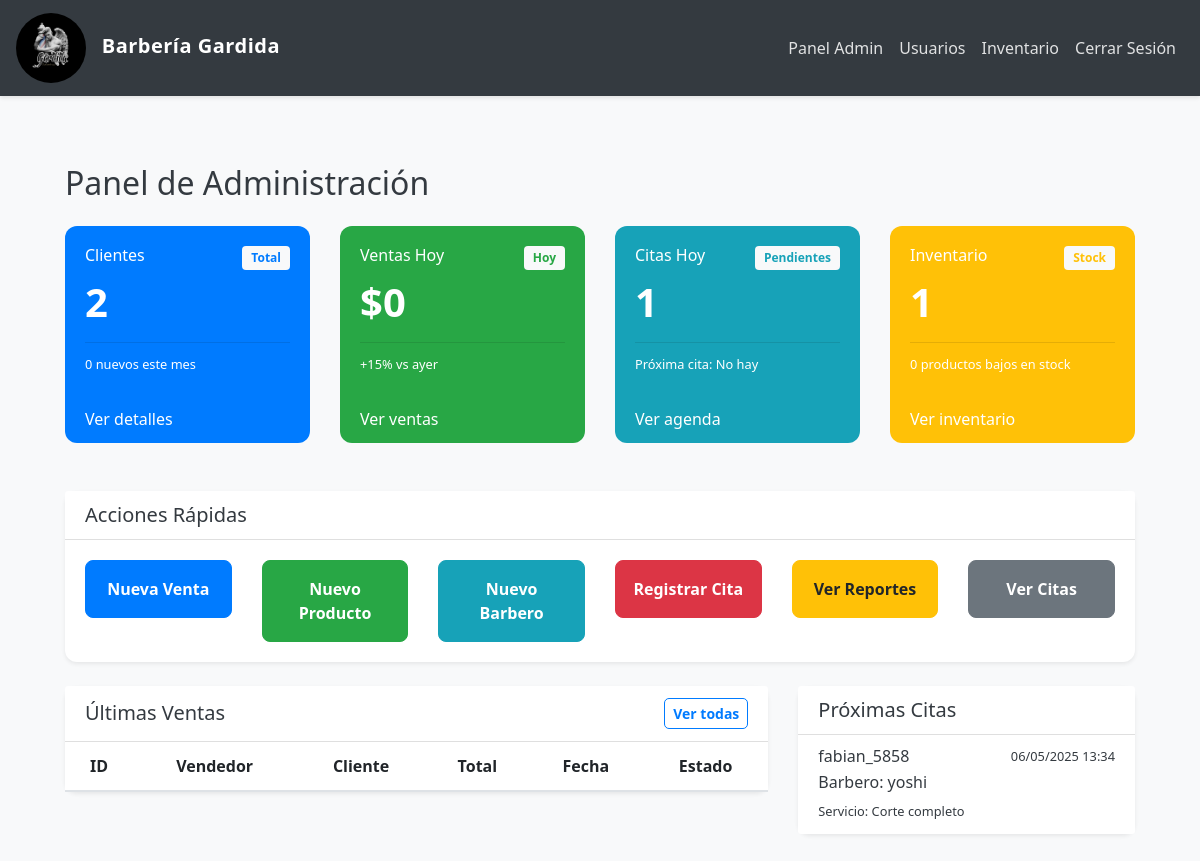
The app's page /admin/dashboard (signed in) with its own data.
### app/models.py (models this page shows, shortened)
class Cita(db.Model):
    __tablename__ = 'citas'
    id = db.Column(db.Integer, primary_key=True)
    barbero_id = db.Column(db.Integer, db.ForeignKey('barbero.id'), nullable=False)
    cliente_id = db.Column(db.Integer, db.ForeignKey('user.id'), nullable=True)  # Permite NULL para cliente general
    servicio_id = db.Column(db.Integer, db.ForeignKey('servicio.id'), nullable=False)
    admin_id = db.Column(db.Integer, db.ForeignKey('user.id'), nullable=True)  # Cambiado a user.id en lugar de admin.id
    fecha_hora = db.Column(db.DateTime, nullable=False)
    estado = db.Column(db.String(50), default='pendiente')
    notas = db.Column(db.Text)
    fecha_creacion = db.Column(db.DateTime, default=datetime.utcnow)
    barbero = db.relationship('Barbero', back_populates='citas')
    cliente = db.relationship('User', foreign_keys=[cliente_id], back_populates='citas_como_cliente')
    servicio = db.relationship('Servicio', back_populates='citas')
    administrador = db.relationship('User', foreign_keys=[admin_id])  # Relación con User en lugar de Admin

class User(UserMixin, db.Model):
    __tablename__ = 'user'
    id = db.Column(db.Integer, primary_key=True)
    username = db.Column(db.String(150), unique=True, nullable=False)
    email = db.Column(db.String(150), unique=True, nullable=False)
    nombre = db.Column(db.String(64))
    apellido = db.Column(db.String(64))
    password = db.Column(db.String(150), nullable=False)
    role = db.Column(db.String(50), nullable=False, default='cliente')
    fecha_registro = db.Column(db.DateTime, default=datetime.utcnow)
    activo = db.Column(db.Boolean, default=True)
    is_guest = db.Column(db.Boolean, default=False)
    phone = db.Column(db.String(20))
    citas_como_cliente = db.relationship('Cita',
                                      foreign_keys='Cita.cliente_id',
                                      back_populates='cliente',
                                      lazy='dynamic')
    citas_como_administrador = db.relationship('Cita',
                                            foreign_keys='Cita.admin_id',
                                            back_populates='administrador',
                                            lazy='dynamic')
    admin_profile = db.relationship('Admin',
                                 back_populates='user',
                                 uselist=False,
                                 cascade='all, delete-orphan')
    barbero_profile = db.relationship('Barbero',
                                   back_populates='user',
                                   uselist=False,
                                   cascade='all, delete-orphan')
    @property
    def is_admin(self):
        return self.role == 'admin'
    @property
    def is_barbero(self):
        return self.role == 'barbero'
    @property
    def is_cliente(self):
        return self.role == 'cliente'

class Barbero(db.Model):
    id = db.Column(db.Integer, primary_key=True)
    user_id = db.Column(db.Integer, db.ForeignKey('user.id'), nullable=False, unique=True)
    nombre = db.Column(db.String(50), nullable=False)
    apellido = db.Column(db.String(50), nullable=False)
    telefono = db.Column(db.String(20), nullable=False)
    correo = db.Column(db.String(100), nullable=False, unique=True)
    fecha_registro = db.Column(db.DateTime, default=datetime.utcnow)
    activo = db.Column(db.Boolean, default=True)
    citas = db.relationship('Cita',
                          foreign_keys='Cita.barbero_id',
                          back_populates='barbero',
                          lazy='dynamic')
    user = db.relationship('User', back_populates='barbero_profile')

class Servicio(db.Model):
    id = db.Column(db.Integer, primary_key=True)
    nombre = db.Column(db.String(100), nullable=False)
    duracion = db.Column(db.Integer, nullable=False)  # en minutos
    precio = db.Column(db.Float, nullable=False)
    descripcion = db.Column(db.Text)
    activo = db.Column(db.Boolean, default=True, nullable=False)  # Campo nuevo
    citas = db.relationship('Cita', back_populates='servicio')

### app/routes.py (the view)
@main_routes.route('/admin/dashboard')
@login_required
@admin_required
def admin_dashboard():
    total_clientes = User.query.filter_by(role='cliente').count()
    total_productos = Producto.query.count()
    citas_hoy = Cita.query.filter(Cita.fecha_hora >= datetime.today()).count()
    nuevos_clientes_mes = User.query.filter(
        User.role == 'cliente',
        User.fecha_registro >= datetime.today().replace(day=1)
    ).count()
    ventas_hoy = Sale.query.filter(
        Sale.fecha >= datetime.today()
    ).with_entities(func.sum(Sale.total)).scalar() or 0
    ultimas_ventas = Sale.query.order_by(Sale.fecha.desc()).limit(5).all()
    proximas_citas = Cita.query.filter(
        Cita.fecha_hora >= datetime.now()
    ).order_by(Cita.fecha_hora).limit(5).all()
    return render_template('admin/dashboard.html',
        total_clientes=total_clientes,
        total_productos=total_productos,
        citas_hoy=citas_hoy,
        nuevos_clientes_mes=nuevos_clientes_mes,
        ventas_hoy=ventas_hoy,
        ultimas_ventas=ultimas_ventas,
        proximas_citas=proximas_citas,
        productos_bajos_stock=Producto.query.filter(Producto.cantidad < 5).count(),
        porcentaje_ventas="+15",  # Esto deberías calcularlo comparando con el día anterior
        User=User  # Agregar el modelo User al contexto del template
    )

### app/__init__.py (called while the page is built)
def create_app():
    app = Flask(__name__)
    app.config.from_object(Config)  # Usa la configuración desde Config
    db.init_app(app)
    migrate.init_app(app, db)
    login_manager.init_app(app)
    Config.print_database_info()
    from app.routes import main_routes  # Importa blueprint de routes
    from app.auth import auth_routes  # Si tienes rutas de autenticación, importa el blueprint de auth
    app.register_blueprint(main_routes)  # Registra el blueprint de rutas
    app.register_blueprint(auth_routes)  # Registra el blueprint de autenticación
    @login_manager.user_loader
    def load_user(user_id):
        from app.models import User  # Evitar circularidad importando dentro de la función
        return User.query.get(int(user_id))
    return app

### app/routes.py (called while the page is built)
def role_required(*roles):
    def decorator(f):
        @wraps(f)
        def decorated_function(*args, **kwargs):
            if not current_user.is_authenticated or current_user.role not in roles:
                abort(403)
            return f(*args, **kwargs)
        return decorated_function
    return decorator

### app/templates/admin/dashboard.html (shortened to what this page needs)
{% extends "shared/base.html" %}
{% block content %}
<div class="container-fluid mt-4">
    <h2 class="mb-4"> Panel de Administración</h2>
    <div class="row">
        <div class="col-md-3 mb-4">
            <div class="card text-white bg-primary h-100">
                <div class="card-body">
                    <div class="d-flex justify-content-between align-items-start">
                        <div>
                            <h6 class="card-title"> Clientes</h6>
                            <h2 class="display-4">{{ total_clientes }}</h2>
                        </div>
                        <span class="badge bg-light text-primary">Total</span>
                    </div>
                    <hr class="my-2">
                    <small class="text-white">
                         {{ nuevos_clientes_mes }} nuevos este mes
                    </small>
                </div>
                <div class="card-footer bg-transparent border-0">
                    <a href="{{ url_for('main_routes.gestion_usuarios') }}?rol=cliente"
                       class="text-white">Ver detalles </a>
                </div>
            </div>
        </div>
        <div class="col-md-3 mb-4">
            <div class="card text-white bg-success h-100">
                <div class="card-body">
                    <div class="d-flex justify-content-between align-items-start">
                        <div>
                            <h6 class="card-title"> Ventas Hoy</h6>
                            <h2 class="display-4">${{ ventas_hoy|default('0.00') }}</h2>
                        </div>
                        <span class="badge bg-light text-success">Hoy</span>
                    </div>
                    <hr class="my-2">
                    <small class="text-white">
                         {{ porcentaje_ventas }}% vs ayer
                    </small>
                </div>
                <div class="card-footer bg-transparent border-0">
                    <a href="{{ url_for('main_routes.ventas') }}" class="text-white">
                        Ver ventas
                    </a>
                </div>
            </div>
        </div>
        <div class="col-md-3 mb-4">
            <div class="card text-white bg-info h-100">
                <div class="card-body">
                    <div class="d-flex justify-content-between align-items-start">
                        <div>
                            <h6 class="card-title"> Citas Hoy</h6>
                            <h2 class="display-4">{{ citas_hoy }}</h2>
                        </div>
                        <span class="badge bg-light text-info">Pendientes</span>
                    </div>
                    <hr class="my-2">
                    <small class="text-white">
                         Próxima cita: {{ proxima_cita|default('No hay') }}
                    </small>
                </div>
                <div class="card-footer bg-transparent border-0">
                    <a href="{{ url_for('main_routes.citas_admin') }}"
                       class="text-white">Ver agenda </a>
                </div>
            </div>
        </div>
        <div class="col-md-3 mb-4">
            <div class="card text-white bg-warning h-100">
                <div class="card-body">
                    <div class="d-flex justify-content-between align-items-start">
                        <div>
                            <h6 class="card-title"> Inventario</h6>
                            <h2 class="display-4">{{ total_productos }}</h2>
                        </div>
                        <span class="badge bg-light text-warning">Stock</span>
                    </div>
                    <hr class="my-2">
                    <small class="text-white">
                         {{ productos_bajos_stock }} productos bajos en stock
                    </small>
                </div>
                <div class="card-footer bg-transparent border-0">
                    <a href="{{ url_for('main_routes.inventario') }}"
                       class="text-white">Ver inventario </a>
                </div>
            </div>
        </div>
    </div>
    <div class="card mt-4 shadow-sm">
        <div class="card-header bg-white">
            <h5 class="mb-0"> Acciones Rápidas</h5>
        </div>
        <div class="card-body">
            <div class="row g-3">
                <div class="col-md-2">
                    <a href="{{ url_for('main_routes.registrar_venta') }}"
                       class="btn btn-primary btn-lg btn-block d-flex align-items-center justify-content-center gap-2">
                        <span>Nueva Venta</span>
                    </a>
                </div>
                <div class="col-md-2">
                    <a href="{{ url_for('main_routes.agregar_producto') }}"
                       class="btn btn-success btn-lg btn-block d-flex align-items-center justify-content-center gap-2">
                        <span>Nuevo Producto</span>
                    </a>
                </div>
                <div class="col-md-2">
                    <a href="{{ url_for('main_routes.registrar_barbero') }}"
                       class="btn btn-info btn-lg btn-block d-flex align-items-center justify-content-center gap-2">
                        <span>Nuevo Barbero</span>
                    </a>
                </div>
                <div class="col-md-2">
                    <a href="{{ url_for('main_routes.nueva_cita_admin') }}"
                       class="btn btn-danger btn-lg btn-block d-flex align-items-center justify-content-center gap-2">
                        <span>Registrar Cita</span>
                    </a>
                </div>
                <div class="col-md-2">
                    <a href="{{ url_for('main_routes.ver_reportes') }}"
                       class="btn btn-warning btn-lg btn-block d-flex align-items-center justify-content-center gap-2">
                        <span>Ver Reportes</span>
                    </a>
                </div>
                <div class="col-md-2">
                    <a href="{{ url_for('main_routes.citas_admin') }}"
                       class="btn btn-secondary btn-lg btn-block d-flex align-items-center justify-content-center gap-2">
                        <span>Ver Citas</span>
                    </a>
                </div>
            </div>
        </div>
    </div>
    <div class="row mt-4">
        <div class="col-md-8">
            <div class="card shadow-sm">
                <div class="card-header bg-white d-flex justify-content-between align-items-center">
                    <h5 class="mb-0"> Últimas Ventas</h5>
                    <a href="{{ url_for('main_routes.ventas') }}" class="btn btn-sm btn-outline-primary">
                        Ver todas
                    </a>
                </div>
                <div class="table-responsive">
                    <table class="table table-hover mb-0">
                        <thead>
                            <tr>
                                <th>ID</th>
                                <th>Vendedor</th>
                                <th>Cliente</th>
                                <th>Total</th>
                                <th>Fecha</th>
                                <th>Estado</th>
                            </tr>
                        </thead>
                    </table>
                </div>
            </div>
        </div>
        <div class="col-md-4">
            <div class="card shadow-sm">
                <div class="card-header bg-white">
                    <h5 class="mb-0"> Próximas Citas</h5>
                </div>
                <div class="list-group list-group-flush">
                    {% for cita in proximas_citas %}
                    <div class="list-group-item">
                        <div class="d-flex w-100 justify-content-between">
                            <h6 class="mb-1">{{ cita.cliente.username if cita.cliente else 'Cliente General' }}</h6>
                            <small>{{ cita.fecha_hora.strftime('%d/%m/%Y %H:%M') }}</small>
                        </div>
                        <p class="mb-1">Barbero: {{ cita.barbero.nombre if cita.barbero else 'No asignado' }}</p>
                        <small>Servicio: {{ cita.servicio.nombre }}</small>
                    </div>
                    {% endfor %}
                </div>
            </div>
        </div>
    </div>
</div>
{% endblock %}

### app/static/css/styles.css (style rules this page uses)
body { background-color: #f8f9fa; color: #343a40; font-family: 'Segoe UI', Tahoma, Geneva, Verdana, sans-serif; }
.table { background-color: #fff; color: #212529 !important; box-shadow: 0 0.5rem 1rem rgba(0, 0, 0, 0.05); }
.table th, .table td { border-color: #dee2e6; color: #212529 !important; text-align: center; vertical-align: middle; }
.btn { border-radius: 5px; font-weight: bold; transition: all 0.2s; }
.btn-primary { background-color: #007bff; border-color: #007bff; }
.btn-info { background-color: #17a2b8; border-color: #17a2b8; }

### app/templates/shared/base.html (style rules this page uses)
body { background-color: #f8f9fa; color: #343a40; font-family: 'Segoe UI', Tahoma, Geneva, Verdana, sans-serif; }

### app/templates/admin/dashboard.html (style rules this page uses)
.btn-lg { padding: 1rem; font-size: 1rem; border-radius: 0.5rem; transition: all 0.3s ease; }
.card { border: none; border-radius: 0.75rem; transition: all 0.3s ease; }
.display-4 { font-size: 2.5rem; font-weight: 600; }
.table th { border-top: none; font-weight: 600; }
.badge { padding: 0.5em 0.75em; }

### records on screen
Cita: cliente "fabian_5858", fecha_hora "06/05/2025 13:34", barbero "yoshi", servicio.nombre "Corte completo"

### other values on screen
{{ total_clientes }} "2"
{{ nuevos_clientes_mes }} "0"
{{ ventas_hoy|default('0.00') }} "0"
{{ porcentaje_ventas }} "+15"
{{ citas_hoy }} "1"
{{ proxima_cita|default('No hay') }} "No hay"
{{ total_productos }} "1"
{{ productos_bajos_stock }} "0"
